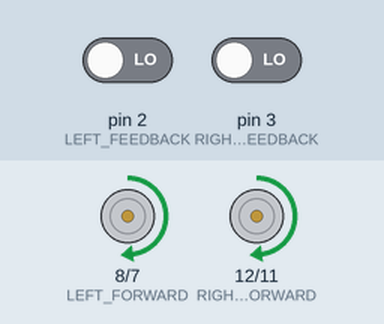
A sketch run on a simulated Arduino Uno, built with avr-gcc and run on an emulated ATmega328P. On the bench: motor-driver pin pairs drawn as motors (green arrow = first pin HIGH = forward, orange = second pin HIGH = backward, longer = more drive, scaled by the enable pin). The test bench sets the inputs (shaded band); at power-on: pin 2 (LEFT_FEEDBACK) LOW, pin 3 (RIGHT_FEEDBACK) LOW.

Above: at 0.1 s.
At 5.4 s:
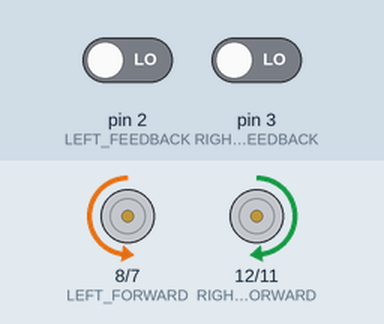
At 13.4 s:
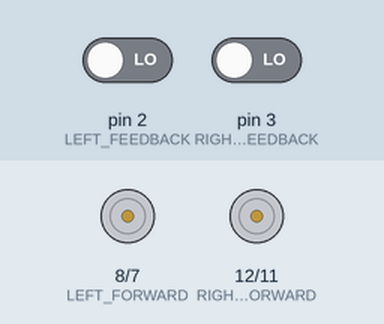
Timing chart, 0 to 14.9 s (numbered marks = the images above):
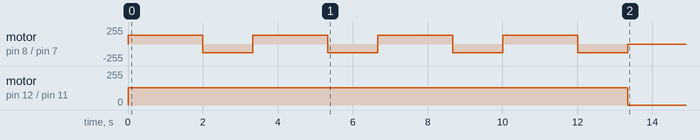

Measured:
- by itself, motor on pin 12 (RIGHT_FORWARD) / pin 11 (RIGHT_REVERSE): stopped → forward 130/255 at 0.00 s, → stopped 13.3 s later
- by itself, motor on pin 8 (LEFT_FORWARD) / pin 7 (LEFT_REVERSE): repeats every 3.3 s: backward 130/255 1.3 s, forward 130/255 2.0 s, until it stays stopped from 13.3 s

The sketch:

story_6.ino
```cpp
/*
  This program blinks pin 13 of the Arduino (the
  built-in LED)
*/

// help

const int LEFT_FEEDBACK = 2; // Pin numbers on Rover
const int RIGHT_FEEDBACK = 3;

volatile int leftMotorCounter = 0; // initiate counter to zero for start
volatile int rightMotorCounter = 0; // counter could always be reset
volatile int RightTurn = 130;
volatile int LeftTurn = 130;
volatile int Turns = 0;

const int RIGHT_FORWARD = 12;
const int RIGHT_REVERSE = 11;
const int RIGHT_ENABLE = 10;
const int LEFT_ENABLE = 9;
const int LEFT_FORWARD = 8;
const int LEFT_REVERSE = 7;

const int FORWARD_IN_MILLISECONDS = 5000;
const int STOP_IN_MILLISECONDS = 1000;
const int REVERSE_IN_MILLISECONDS = 2000;

const int DELAY_TURN = 2000;

const int COUNTS_PER_METRE = 435;

const int LEFT_TURN_SPEED = 130;
const int RIGHT_TURN_SPEED = 130;

void setup()
{
  Serial.begin(115200);
  attachInterrupt(digitalPinToInterrupt(LEFT_FEEDBACK),LeftMotorISR,RISING);
  attachInterrupt(digitalPinToInterrupt(RIGHT_FEEDBACK),RightMotorISR,RISING);

  pinMode(RIGHT_FORWARD, OUTPUT);
  pinMode(LEFT_FORWARD, OUTPUT);

  pinMode(RIGHT_ENABLE, OUTPUT);
  pinMode(LEFT_ENABLE, OUTPUT);

  pinMode(RIGHT_REVERSE, OUTPUT);
  pinMode(LEFT_REVERSE, OUTPUT);

}

void loop()
{
  // Print out left counter value until the motors reach 2 metres

  //if (millis() > 13,360){
    //TurnOffMotors();
  //}
  if (Turns == 4) {
    TurnOffMotors();
  }
  else
  {
    MoveForward();
    delay(2000);
    QuickLeft();
    delay(1335);
    Turns += 1;
  }
}

void AdjustSpeed()
{
  if (leftMotorCounter > rightMotorCounter){
    RightTurn = RightTurn + 1;
    analogWrite(RIGHT_ENABLE,RightTurn);
    LeftTurn = LeftTurn - 1;
    analogWrite(LEFT_ENABLE,LeftTurn);

    Serial.print("Right Counter: ");
    Serial.println(rightMotorCounter);
    Serial.println("---------------");
    Serial.print("Right Turn: ");
    Serial.println(RightTurn);
  }
  else if (rightMotorCounter > leftMotorCounter){
    LeftTurn = LeftTurn + 1;
    analogWrite(LEFT_ENABLE,LeftTurn);
    RightTurn = RightTurn - 1;
    analogWrite(RIGHT_ENABLE,RightTurn);

    Serial.print("Left Counter: ");
    Serial.println(leftMotorCounter);
    Serial.println("---------------");
    Serial.print("Left Turn: ");
    Serial.println(LeftTurn);
  }
}

void MoveForward()
{
  TurnOnMotors();
  digitalWrite(RIGHT_REVERSE, LOW);
  digitalWrite(LEFT_REVERSE, LOW);

  digitalWrite(RIGHT_FORWARD, HIGH);
  digitalWrite(LEFT_FORWARD, HIGH);
}

void Reverse()
{
  TurnOnMotors();

  digitalWrite(RIGHT_FORWARD, LOW);
  digitalWrite(LEFT_FORWARD, LOW);

  digitalWrite(RIGHT_REVERSE, HIGH);
  digitalWrite(LEFT_REVERSE, HIGH);
}

void TurnOffMotors()
{
  analogWrite(RIGHT_ENABLE, 0);
  analogWrite(LEFT_ENABLE, 0);

  digitalWrite(RIGHT_FORWARD,LOW);
  digitalWrite(LEFT_FORWARD,LOW);

  digitalWrite(RIGHT_REVERSE,LOW);
  digitalWrite(LEFT_REVERSE,LOW);
}

void TurnRight()
{
  analogWrite(LEFT_ENABLE,200);
  analogWrite(RIGHT_ENABLE,160);

  //digitalWrite(RIGHT_FORWARD, HIGH);
  //digitalWrite(LEFT_FORWARD, LOW);
}

void TurnLeft()
{
  analogWrite(RIGHT_ENABLE,200);
  analogWrite(LEFT_ENABLE,160);
  //digitalWrite(LEFT_FORWARD, HIGH);
  //digitalWrite(RIGHT_FORWARD, LOW);
}

void TurnOnMotors()
{
  analogWrite(LEFT_ENABLE, LEFT_TURN_SPEED);
  analogWrite(RIGHT_ENABLE, RIGHT_TURN_SPEED);

  //digitalWrite(RIGHT_ENABLE, HIGH);
  //digitalWrite(LEFT_ENABLE, HIGH);
}

void LeftMotorISR(){
  // adds one to the counter on each motor revolution
  leftMotorCounter++;
}
void RightMotorISR() {
  // adds one to the counter on each motor revolution
  rightMotorCounter++;
}
void QuickLeft(){
  digitalWrite(LEFT_FORWARD, LOW);
  digitalWrite(RIGHT_REVERSE, LOW);

  digitalWrite(LEFT_REVERSE, HIGH);
  digitalWrite(RIGHT_FORWARD, HIGH);
}
```
